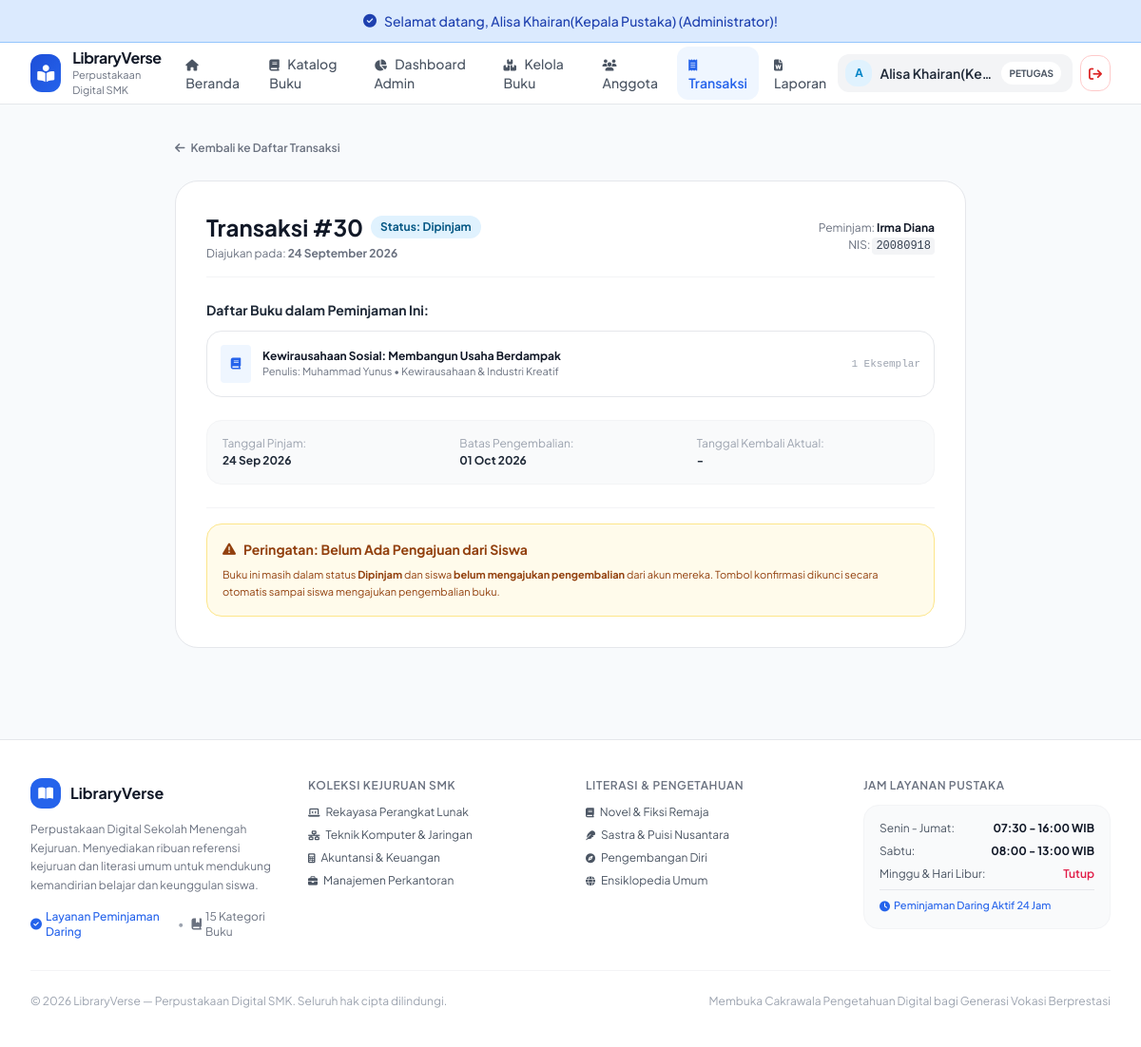
The app's page /index.php?c=transaksi&a=detail&id=30 (signed in) with its own data.
### tables this page shows
CREATE TABLE `transaksi` (
  `id_transaksi` int(11) NOT NULL,
  `id_user` int(11) DEFAULT NULL,
  `id_admin` int(11) DEFAULT NULL,
  `tgl_pengajuan` date NOT NULL,
  `tgl_pinjam` date DEFAULT NULL,
  `batas_kembali` date DEFAULT NULL,
  `tgl_kembali` date DEFAULT NULL,
  `status` enum('menunggu','dipinjam','menunggu_kembali','dikembalikan','ditolak') NOT NULL DEFAULT 'dipinjam',
  `total_denda` decimal(10,2) NOT NULL DEFAULT 0.00
);

CREATE TABLE `user` (
  `id_user` int(11) NOT NULL,
  `nis` varchar(20) DEFAULT NULL,
  `nama_lengkap` varchar(100) NOT NULL,
  `username` varchar(30) NOT NULL,
  `password` varchar(255) NOT NULL,
  `role` enum('admin','pengguna') NOT NULL DEFAULT 'pengguna',
  `status` enum('Aktif','Non-Aktif') NOT NULL DEFAULT 'Aktif'
);

CREATE TABLE `detail_transaksi` (
  `id_detail` int(11) NOT NULL,
  `id_transaksi` int(11) NOT NULL,
  `id_buku` int(11) NOT NULL,
  `jumlah` int(5) NOT NULL DEFAULT 1
);

CREATE TABLE `buku` (
  `id_buku` int(11) NOT NULL,
  `judul` varchar(150) NOT NULL,
  `penulis` varchar(80) NOT NULL,
  `id_kategori` int(11) NOT NULL,
  `id_penerbit` int(11) NOT NULL,
  `tahun_terbit` year(4) NOT NULL,
  `stok` int(5) NOT NULL DEFAULT 0,
  `gambar` varchar(100) DEFAULT NULL
);

CREATE TABLE `kategori` (
  `id_kategori` int(11) NOT NULL,
  `nama_kategori` varchar(60) NOT NULL
);

### controller/TransaksiController.php (called while the page is built, shortened)
<?php
require_once __DIR__ . '/../model/DetailTransaksi.php';
require_once __DIR__ . '/../config/Database.php';
class TransaksiController extends Controller {
    public function detail() {
        $id = (int) ($_GET['id'] ?? 0);
        $transaksiModel = new Transaksi();
        $transaksi = $transaksiModel->getById(
            'id_transaksi',
            $id
        );
        $detailModel = new DetailTransaksi();
        $detailBuku = $detailModel->getByTransaksi($id);
        $db = Database::getInstance()->getConnection();
        $stmt = $db->prepare(
            "SELECT *
             FROM `user`
             WHERE id_user = :id
             AND role = 'pengguna'
             LIMIT 1"
        );
        $stmt->execute([
            ':id' => $transaksi['id_user']
        ]);
        $pengguna = $stmt->fetch();
        $admin = null;
        if (!empty($transaksi['id_admin'])) {
            $stmtAdmin = $db->prepare(
                "SELECT *
                 FROM `user`
                 WHERE id_user = :id
                 AND role = 'admin'
                 LIMIT 1"
            );
            $stmtAdmin->execute([
                ':id' => $transaksi['id_admin']
            ]);
            $admin = $stmtAdmin->fetch();
        }
        $data = [
            'pageTitle' => 'Detail Transaksi #' .
                $transaksi['id_transaksi'],
            'transaksi' => $transaksi,
            'detailBuku' => $detailBuku,
            'pengguna' => $pengguna,
            'admin' => $admin
        ];
        $this->view(
            'admin/transaksi/detail',
            $data
        );
    }
}
?>

### config/Database.php (called while the page is built, shortened)
<?php
class Database {
    private $host    = "localhost";
    private $user    = "root";
    private $pass    = "";
    private $dbname  = "xii_rpl_1_alisa_paket4";
    private $charset = "utf8mb4";
    private static $instance = null;
    private $dbh;
    private function __construct() {
        $dsn = "mysql:host=" . $this->host . ";dbname=" . $this->dbname . ";charset=" . $this->charset;
        $options = [
            PDO::ATTR_PERSISTENT         => false,
            PDO::ATTR_ERRMODE            => PDO::ERRMODE_EXCEPTION,
            PDO::ATTR_DEFAULT_FETCH_MODE => PDO::FETCH_ASSOC,
            PDO::ATTR_EMULATE_PREPARES   => false,
        ];
        try {
            $this->dbh = new PDO($dsn, $this->user, $this->pass, $options);
        } catch (PDOException $e) {
            $this->error = $e->getMessage();
            die("Koneksi Database Gagal: " . $this->error . "<br>Pastikan database <b>" . $this->dbname . "</b> sudah di-import di phpMyAdmin!");
        }
    }
    public static function getInstance() {
        if (self::$instance === null) {
            self::$instance = new self();
        }
        return self::$instance;
    }
    public function getConnection() {
        return $this->dbh;
    }
}

### model/Model.php (called while the page is built, shortened)
<?php
require_once __DIR__ . '/../config/Database.php';
abstract class Model {
    protected $db;
    protected $table;
    public function __construct() {
        $this->db = Database::getInstance()->getConnection();
    }
    public function getById($column, $id) {
        $stmt = $this->db->prepare("SELECT * FROM {$this->table} WHERE {$column} = :id LIMIT 1");
        $stmt->execute([':id' => $id]);
        return $stmt->fetch();
    }
}

### model/DetailTransaksi.php (called while the page is built, shortened)
<?php
require_once __DIR__ . '/Model.php';
class DetailTransaksi extends Model {
    public function getByTransaksi($id_transaksi) {
        $sql = "SELECT dt.*, b.judul, b.penulis, b.tahun_terbit, b.gambar, k.nama_kategori
                FROM detail_transaksi dt
                JOIN buku b ON dt.id_buku = b.id_buku
                LEFT JOIN kategori k ON b.id_kategori = k.id_kategori
                WHERE dt.id_transaksi = :id_transaksi";
        $stmt = $this->db->prepare($sql);
        $stmt->execute([':id_transaksi' => $id_transaksi]);
        return $stmt->fetchAll();
    }
}
?>

### view/admin/transaksi/detail.php (the view, shortened to what this page needs)
<?php
$statusTrans = trim($transaksi['status'] ?? 'menunggu');
$namaPeminjam = $pengguna['nama_lengkap']
    ?? $transaksi['nama_peminjam']
    ?? '-';
$nisPeminjam = $pengguna['nis']
    ?? $transaksi['nis']
    ?? '-';
$badgeBg = 'bg-gray-100 text-gray-800';
if ($statusTrans === 'menunggu') {
    $badgeBg = 'bg-amber-100 text-amber-800';
} elseif ($statusTrans === 'dipinjam') {
    $badgeBg = 'bg-sky-100 text-sky-800';
} elseif ($statusTrans === 'menunggu_kembali') {
    $badgeBg = 'bg-purple-100 text-purple-800';
} elseif ($statusTrans === 'dikembalikan') {
    $badgeBg = 'bg-emerald-100 text-emerald-800';
} elseif ($statusTrans === 'ditolak') {
    $badgeBg = 'bg-red-100 text-red-800';
}
?>
<div class="max-w-4xl mx-auto px-4 sm:px-6 lg:px-8 py-8 space-y-6">
    <div class="mb-4">
        <a href="index.php?c=transaksi&a=index"
           class="text-xs font-semibold text-gray-500 hover:text-gray-800 transition inline-flex items-center gap-1.5">
            <i class="fa-solid fa-arrow-left"></i>
            Kembali ke Daftar Transaksi
        </a>
    </div>
    <div class="bg-white rounded-3xl p-6 sm:p-8 border border-gray-200 shadow-xs space-y-6">
        <div class="flex flex-col sm:flex-row sm:items-center justify-between border-b border-gray-100 pb-4 gap-4">
            <div>
                <div class="flex items-center gap-2 flex-wrap">
                    <h1 class="text-xl sm:text-2xl font-bold text-gray-900">
                        Transaksi #<?= (int) ($transaksi['id_transaksi'] ?? 0) ?>
                    </h1>
                    <span class="px-2.5 py-1 rounded-full text-xs font-bold <?= $badgeBg ?>">
                        Status:
                        <?= htmlspecialchars(
                            $statusTrans === 'menunggu_kembali'
                                ? 'Menunggu Konfirmasi Pengembalian'
                                : ucfirst($statusTrans),
                            ENT_QUOTES,
                            'UTF-8'
                        ) ?>
                    </span>
                </div>
                <p class="text-xs text-gray-500 mt-1">
                    Diajukan pada:
                    <strong>
                        <?= !empty($transaksi['tgl_pengajuan'])
                            ? date('d F Y', strtotime($transaksi['tgl_pengajuan']))
                            : '-' ?>
                    </strong>
                </p>
            </div>
            <div class="text-left sm:text-right text-xs text-gray-500 space-y-0.5">
                <span class="block">
                    Peminjam:
                    <strong class="text-gray-900">
                        <?= htmlspecialchars($namaPeminjam, ENT_QUOTES, 'UTF-8') ?>
                    </strong>
                </span>
                <span class="block">
                    NIS:
                    <code class="bg-gray-100 px-1 py-0.5 rounded text-gray-700">
                        <?= htmlspecialchars($nisPeminjam, ENT_QUOTES, 'UTF-8') ?>
                    </code>
                </span>
            </div>
        </div>
        <div class="space-y-3">
            <h3 class="font-bold text-gray-800 text-sm">
                Daftar Buku dalam Peminjaman Ini:
            </h3>
            <div class="border border-gray-200 rounded-2xl divide-y divide-gray-100 overflow-hidden text-xs">
                <?php if (empty($detailBuku)): ?>
                    <div class="p-5 text-center text-gray-400">
                        Tidak ada detail buku dalam transaksi ini.
                    </div>
                <?php else: ?>
                    <?php foreach ($detailBuku as $b): ?>
                        <div class="p-3.5 flex items-center justify-between hover:bg-gray-50/50">
                            <div class="flex items-center gap-3">
                                <div class="w-8 h-10 bg-[#EAF0EC] rounded text-[#557565] flex items-center justify-center font-bold text-xs">
                                    <i class="fa-solid fa-book"></i>
                                </div>
                                <div>
                                    <strong class="text-gray-900 block">
                                        <?= htmlspecialchars($b['judul'] ?? '-', ENT_QUOTES, 'UTF-8') ?>
                                    </strong>
                                    <span class="text-gray-500 text-[11px]">
                                        Penulis:
                                        <?= htmlspecialchars($b['penulis'] ?? '-', ENT_QUOTES, 'UTF-8') ?>
                                        •
                                        <?= htmlspecialchars($b['nama_kategori'] ?? 'Umum', ENT_QUOTES, 'UTF-8') ?>
                                    </span>
                                </div>
                            </div>
                            <span class="text-gray-400 font-mono text-[11px]">
                                1 Eksemplar
                            </span>
                        </div>
                    <?php endforeach; ?>
                <?php endif; ?>
            </div>
        </div>
        <div class="grid grid-cols-1 sm:grid-cols-3 gap-4 bg-gray-50 rounded-2xl p-4 text-xs border border-gray-100">
            <div>
                <span class="text-gray-400 block mb-0.5">
                    Tanggal Pinjam:
                </span>
                <strong class="text-gray-800">
                    <?= !empty($transaksi['tgl_pinjam'])
                        ? date('d M Y', strtotime($transaksi['tgl_pinjam']))
                        : '-' ?>
                </strong>
            </div>
            <div>
                <span class="text-gray-400 block mb-0.5">
                    Batas Pengembalian:
                </span>
                <strong class="text-gray-800">
                    <?= !empty($transaksi['batas_kembali'])
                        ? date('d M Y', strtotime($transaksi['batas_kembali']))
                        : '-' ?>
                </strong>
            </div>
            <div>
                <span class="text-gray-400 block mb-0.5">
                    Tanggal Kembali Aktual:
                </span>
                <strong class="text-gray-800">
                    <?= !empty($transaksi['tgl_kembali'])
                        ? date('d M Y', strtotime($transaksi['tgl_kembali']))
                        : '-' ?>
                </strong>
            </div>
        </div>
        <div class="pt-4 border-t border-gray-100">
            <?php if ($statusTrans === 'menunggu'): ?>
                <div class="space-y-4">
                    <h3 class="font-bold text-gray-800 text-sm">
                        Persetujuan Transaksi (Approval)
                    </h3>
                    <form
                        action="index.php?c=transaksi&a=approve"
                        method="POST"
                        class="grid grid-cols-1 sm:grid-cols-3 gap-4 text-xs items-end">
                        <input
                            type="hidden"
                            name="id_transaksi"
                            value="<?= (int) $transaksi['id_transaksi'] ?>"
                        >
                        <div class="space-y-1">
                            <label class="font-semibold text-gray-700">
                                Tanggal Pinjam
                            </label>
                            <input
                                type="date"
                                name="tgl_pinjam"
                                value="<?= date('Y-m-d') ?>"
                                class="w-full px-3 py-2 rounded-xl border border-gray-200 bg-white"
                            >
                        </div>
                        <div class="space-y-1">
                            <label class="font-semibold text-gray-700">
                                Durasi Peminjaman
                            </label>
                            <select
                                name="durasi_hari"
                                class="w-full px-3 py-2 rounded-xl border border-gray-200 bg-white">
                                <option value="7" selected>
                                    7 Hari (Standar Siswa)
                                </option>
                                <option value="14">
                                    14 Hari (2 Minggu)
                                </option>
                                <option value="3">
                                    3 Hari (Ujian Singkat)
                                </option>
                            </select>
                        </div>
                        <div class="flex items-center gap-2">
                            <button
                                type="submit"
                                class="flex-grow py-2 rounded-xl bg-[#2563EB] hover:bg-[#1D4ED8] text-white font-bold transition shadow-sm">
                                <i class="fa-solid fa-check mr-1"></i>
                                Setujui Pinjam
                            </button>
                            <a
                                href="index.php?c=transaksi&a=reject&id=<?= (int) $transaksi['id_transaksi'] ?>"
                                onclick="return confirm('Tolak pengajuan peminjaman ini?');"
                                class="py-2 px-3 rounded-xl border border-red-200 text-red-600 hover:bg-red-50 font-semibold transition">
                                Tolak
                            </a>
                        </div>
                    </form>
                </div>
            <?php elseif ($statusTrans === 'dipinjam'): ?>
                <div class="p-4 rounded-2xl bg-amber-50 border border-amber-200 text-amber-800 text-xs space-y-2">
                    <div class="flex items-center gap-2 font-bold text-sm">
                        <i class="fa-solid fa-triangle-exclamation"></i>
                        <span>
                            Peringatan: Belum Ada Pengajuan dari Siswa
                        </span>
                    </div>
                    <p class="text-[11px] leading-relaxed">
                        Buku ini masih dalam status <strong>Dipinjam</strong>
                        dan siswa <strong>belum mengajukan pengembalian</strong>
                        dari akun mereka. Tombol konfirmasi dikunci secara otomatis
                        sampai siswa mengajukan pengembalian buku.
                    </p>
                </div>
            <?php endif; ?>
        </div>
    </div>
</div>

### view/templates/header.php (style rules this page uses)
body { font-family: 'Plus Jakarta Sans', sans-serif; background-color: #F8FAFC; color: #1E293B; }
.text-\[\#557565\], .text-\[\#8FA89B\] { color: #2563EB !important; }
.bg-\[\#EAF0EC\] { background-color: #EFF6FF !important; }

### records on screen
transaksi: id_transaksi "30", status "Dipinjam", tgl_pengajuan "24 September 2026", tgl_pinjam "24 Sep 2026", batas_kembali "01 Oct 2026"
user: nama_lengkap "Irma Diana", nis "20080918"
detail_transaksi: id_buku.judul "Kewirausahaan Sosial: Membangun Usaha Berdampak", id_buku.penulis "Muhammad Yunus", kategori.nama_kategori "Kewirausahaan & Industri Kreatif"

### other values on screen
$flash['message'] "Selamat datang, Alisa Khairan(Kepala Pustaka) (Administrator)!"
substr($userName, 0, 1) "A"
$userName "Alisa Khairan(Ke…"
